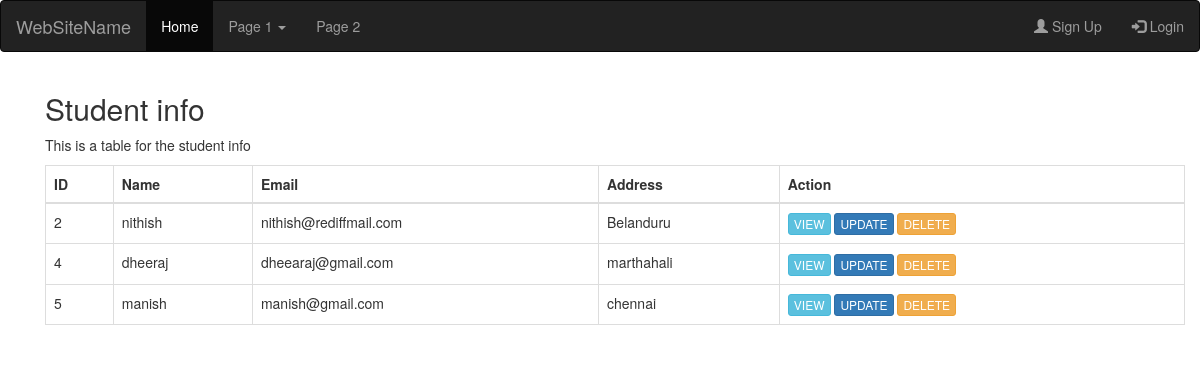
The app's page /student/index (signed in) with its own data.
### student/models.py (models this page shows, shortened)
class Student(models.Model):
    stu_name = models.CharField(max_length=50)
    stu_email = models.EmailField(unique=True)
    stu_address = models.CharField(max_length=250)
    class Meta:
        db_table = 'student'

### student/views.py (the view)
@login_required(login_url='/sites/signin')
def index(request):
    data = Student.objects.all()
    return render(request, 'stu/index.html', {'data':data})
    pass

### student/templates/stu/index.html (shortened to what this page needs)
{% extends 'layout.html' %}
{% block content %}
<!DOCTYPE html>
<html lang="en">
<head>
  <link rel="stylesheet" href="https://maxcdn.bootstrapcdn.com/bootstrap/3.3.7/css/bootstrap.min.css">
</head>
<body>
<div class="container">
  <h2>Student info</h2>
  <p>This is a table for the student info</p>
  <table class="table table-bordered">
    <thead>
      <tr>
        <th>ID</th>
        <th>Name</th>
        <th>Email</th>
          <th>Address</th>
          <th>Action</th>
      </tr>
    </thead>
    <tbody>
    {% for row in data %}
    <tr>
        <td>{{ row.id }}</td>
        <td>{{ row.stu_name }}</td>
        <td>{{ row.stu_email }}</td>
        <td>{{ row.stu_address }}</td>
        <td>
            <span><a class="btn btn-info btn-xs" href="/student/view/{{ row.id }}">VIEW</a></span>
            <span><a class="btn btn-primary btn-xs" href="/student/update/{{ row.id }}">UPDATE</a></span>
            <span><a class="btn btn-warning btn-xs delete" href="/student/delete/{{ row.id }}">DELETE</a></span>
        </td>
    </tr>
    {% endfor %}
    </tbody>
  </table>
{% endblock %}

### forms_example/templates/layout.html (shortened to what this page needs)
<!DOCTYPE html>
<html lang="en">
<head>
  <link rel="stylesheet" href="https://maxcdn.bootstrapcdn.com/bootstrap/3.3.7/css/bootstrap.min.css">
</head>
<body>
<nav class="navbar navbar-inverse">
  <div class="container-fluid">
    <div class="navbar-header">
      <a class="navbar-brand" href="#">WebSiteName</a>
    </div>
    <ul class="nav navbar-nav">
      <li class="active"><a href="#">Home</a></li>
      <li class="dropdown"><a class="dropdown-toggle" data-toggle="dropdown" href="#">Page 1 <span class="caret"></span></a>
      </li>
      <li><a href="#">Page 2</a></li>
    </ul>
    <ul class="nav navbar-nav navbar-right">
      <li><a href="#"><span class="glyphicon glyphicon-user"></span> Sign Up</a></li>
      <li><a href="#"><span class="glyphicon glyphicon-log-in"></span> Login</a></li>
    </ul>
  </div>
</nav>
<div class="container">
    {% block content %}
    {% endblock %}
</div>
</body>
</html>

### records on screen
Student: id "2", stu_name "nithish", stu_email "nithish@rediffmail.com", stu_address "Belanduru"
Student: id "4", stu_name "dheeraj", stu_email "dheearaj@gmail.com", stu_address "marthahali"
Student: id "5", stu_name "manish", stu_email "manish@gmail.com", stu_address "chennai"
